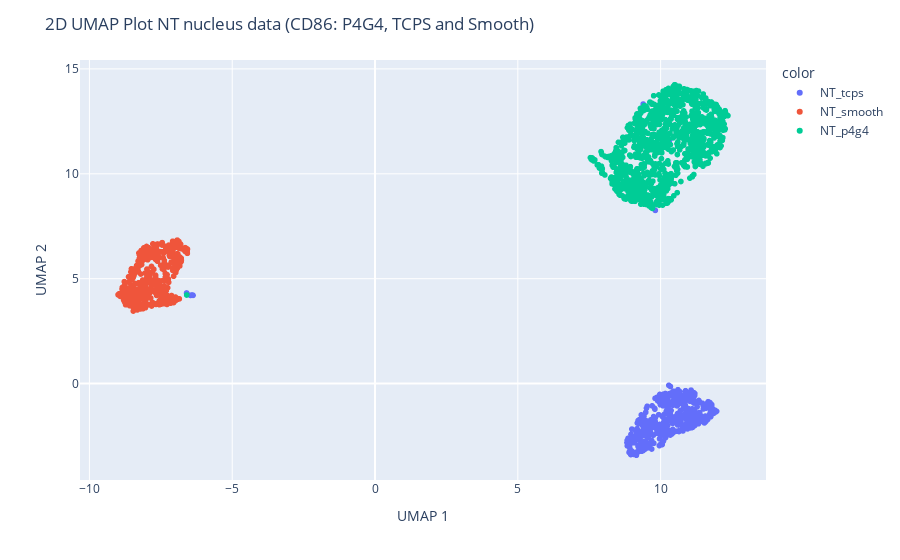

Here is the notebook cell this chart was saved with:
### Code cell
umap_model = umap.UMAP(random_state=0)
projections = umap_model.fit_transform(nt_dataset_scaled)
projections_nucleus_dataset = pd.DataFrame(projections, columns=['UMAP_X', 'UMAP_Y'])

fig = px.scatter(projections_nucleus_dataset, x='UMAP_X', y='UMAP_Y', color=nt_cells.CellType)
fig.update_xaxes(title_text='UMAP 1')
fig.update_yaxes(title_text='UMAP 2')
fig.update_layout(title_text='2D UMAP Plot NT nucleus data (CD86: P4G4, TCPS and Smooth)')

### Figure 1 — Plotly figure (JSON) as saved in the notebook; plotly's stock layout.template omitted (floating-point values rounded to 4 significant figures; data arrays with more than 128 entries replaced by an {"elided": "..."} marker saying what was removed)
{"data": [{"hovertemplate": "color=NT_tcps<br>UMAP_X=%{x}<br>UMAP_Y=%{y}<extra></extra>", "legendgroup": "NT_tcps", "marker": {"color": "#636efa", "symbol": "circle"}, "mode": "markers", "name": "NT_tcps", "showlegend": true, "type": "scattergl", "x": {"elided": "466 float values"}, "xaxis": "x", "y": {"elided": "466 float values"}, "yaxis": "y"}, {"hovertemplate": "color=NT_smooth<br>UMAP_X=%{x}<br>UMAP_Y=%{y}<extra></extra>", "legendgroup": "NT_smooth", "marker": {"color": "#EF553B", "symbol": "circle"}, "mode": "markers", "name": "NT_smooth", "showlegend": true, "type": "scattergl", "x": {"elided": "433 float values"}, "xaxis": "x", "y": {"elided": "433 float values"}, "yaxis": "y"}, {"hovertemplate": "color=NT_p4g4<br>UMAP_X=%{x}<br>UMAP_Y=%{y}<extra></extra>", "legendgroup": "NT_p4g4", "marker": {"color": "#00cc96", "symbol": "circle"}, "mode": "markers", "name": "NT_p4g4", "showlegend": true, "type": "scattergl", "x": {"elided": "1156 float values"}, "xaxis": "x", "y": {"elided": "1156 float values"}, "yaxis": "y"}], "layout": {"autosize": true, "legend": {"title": {"text": "color"}, "tracegroupgap": 0}, "margin": {"t": 60}, "title": {"text": "2D UMAP Plot NT nucleus data (CD86: P4G4, TCPS and Smooth)"}, "xaxis": {"anchor": "y", "autorange": true, "domain": [0, 1], "range": [-10.32, 13.68], "title": {"text": "UMAP 1"}, "type": "linear"}, "yaxis": {"anchor": "x", "autorange": true, "domain": [0, 1], "range": [-4.782, 15.61], "title": {"text": "UMAP 2"}, "type": "linear"}}}
